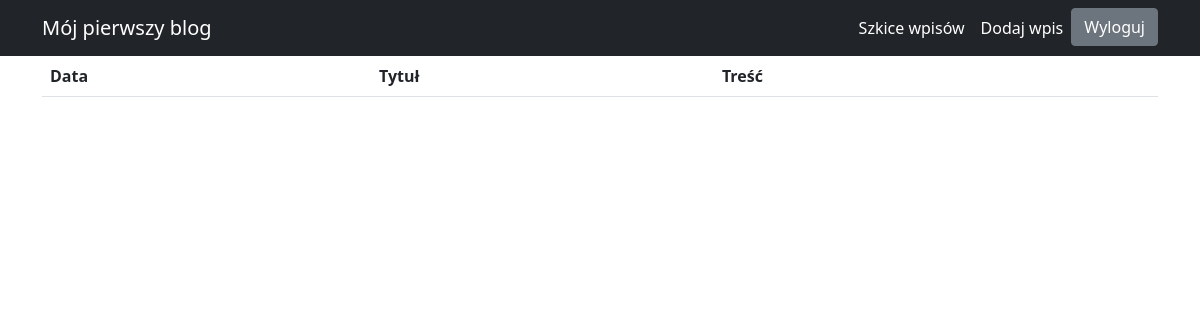
The page /draftpage/ (signed in) on the database as committed earlier.
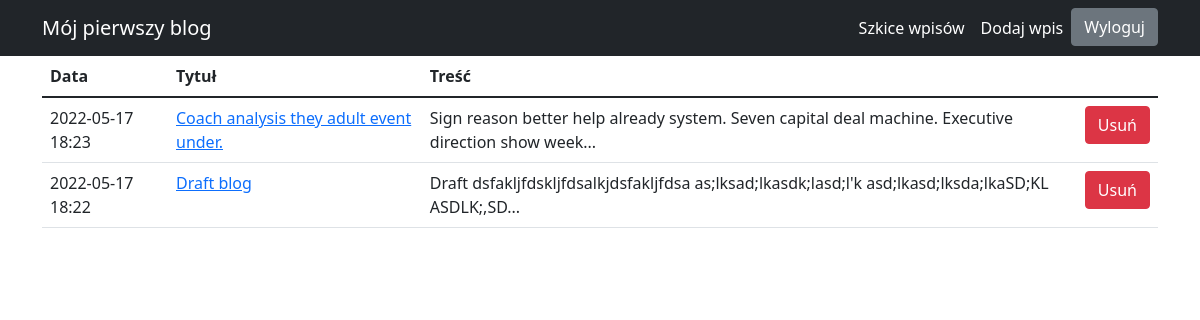
The same page on the database as committed later.
### ap/models.py (models this page shows)
class Post(db.Model):
    id = db.Column(db.Integer, primary_key=True)
    title = db.Column(db.String(100), nullable=False)
    body = db.Column(db.Text, nullable=False)
    pub_date = db.Column(db.DateTime, nullable=False,
        default=datetime.datetime.utcnow)
    is_published = db.Column(db.Boolean, default=False)

### ap/routes.py (the view)
@app.route("/draftpage/", methods=["GET", "POST"])
@login_required
def listdrafts():
    draft_posts = Post.query.filter_by(is_published=False).order_by(Post.pub_date.desc())
    return render_template("draftpage.html", all_posts=draft_posts)

### ap/mydef.py (called while the page is built)
def login_required(view_func):
    @functools.wraps(view_func)
    def check_permissions(*args, **kwargs):
        if session.get('logged_in'):
            return view_func(*args, **kwargs)
        return redirect(url_for('login', next=request.path))
    return check_permissions

### ap/templates/draftpage.html
{% extends "base.html" %}
{% block content %}
<table class="table">
    <thead>
        <tr>
            <th scope="col">Data</th>
            <th scope="col">Tytuł</th>
            <th scope="col">Treść</th>
            <th scope="col"></th>
        </tr>
    </thead>
    <tbody>
        {% for post in all_posts %}
        <tr>
            <td>
                {{ post.pub_date.strftime('%Y-%m-%d %H:%M') }}
            </td>
            <td>
                <a href="{{ url_for('edit_post', post_id=post.id) }}">
                    {{ post.title }}
                </a>
            </td>
            <td>
                {{ post.body|truncate(100, true) }}
            </td>
            <td>
                <form class="form-inline my-2 my-lg-0" action="{{ url_for('delete_post', post_id=post.id) }}" method="POST">
                    <button class="btn btn-danger" type="submit">Usuń</button>
                </form>
            </td>
        </tr>
        {% endfor %}
    </tbody>
</table>
{% endblock %}

Rows that differ between the two databases and show on the page:
added Post: pub_date "2022-05-17 18:23", title "Coach analysis they adult event under.", body "Sign reason better help already system. Seven capital deal machine. Executive direction show week..."
added Post: pub_date "2022-05-17 18:22", title "Draft blog", body "Draft dsfakljfdskljfdsalkjdsfakljfdsa as;lksad;lkasdk;lasd;l'k asd;lkasd;lksda;lkaSD;KL ASDLK;,SD..."
